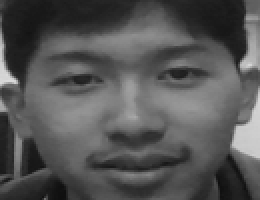
#> input picture datasets/Chaiyapong/1.png, 130 x 100 px (shown 2 times larger)
$ python face_rec.py
#> lines starting #> are read from the running program, lines starting #| are printed output that depends on the picture; after the words box and inside, x2 and y2 are one past the last pixel; in counts of white or black regions, pixels touching at a corner belong together
import cv2, sys, numpy, os

haar_file = 'haarcascade_frontalface_default.xml'
datasets = 'datasets'

print('Training...')
# Create a list of images and a list of corresponding names
(images, labels, names, id) = ([], [], {}, 0)
for (subdirs, dirs, files) in os.walk(datasets):
    for subdir in dirs:
        names[id] = subdir
        subjectpath = os.path.join(datasets, subdir)
        for filename in os.listdir(subjectpath):
            path = subjectpath + '/' + filename
            label = id
            images.append(cv2.imread(path, 0))
            labels.append(int(label))
        id += 1
#> id = 1
(width, height) = (130, 100)

# Create a Numpy array from the two lists above
(images, labels) = [numpy.array(lis) for lis in [images, labels]]

model = cv2.face.LBPHFaceRecognizer_create()
model.train(images, labels)

# use LBPHFace recognizer on camera frame
face_cascade = cv2.CascadeClassifier(haar_file)
webcam = cv2.VideoCapture(0)
while True:
    (_, im) = webcam.read()
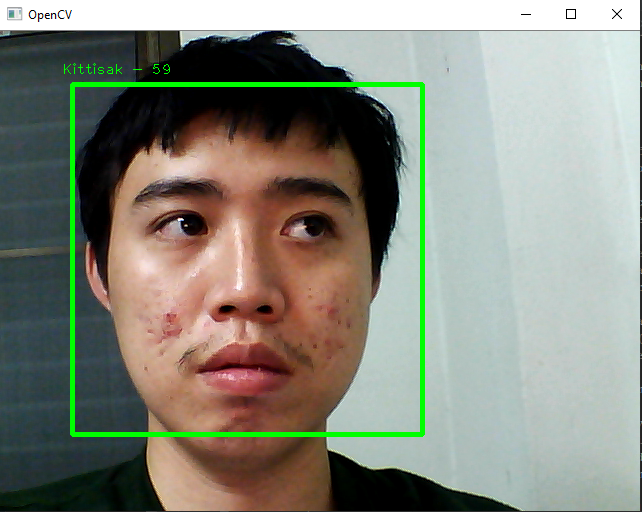
#> input picture จับภาพหน้า.PNG, 642 x 512 px, given in place of the camera
#> im is the input picture: shape (512, 642, 3); mean B, G, R 124.9, 136.7, 134.8
    gray = cv2.cvtColor(im, cv2.COLOR_BGR2GRAY)
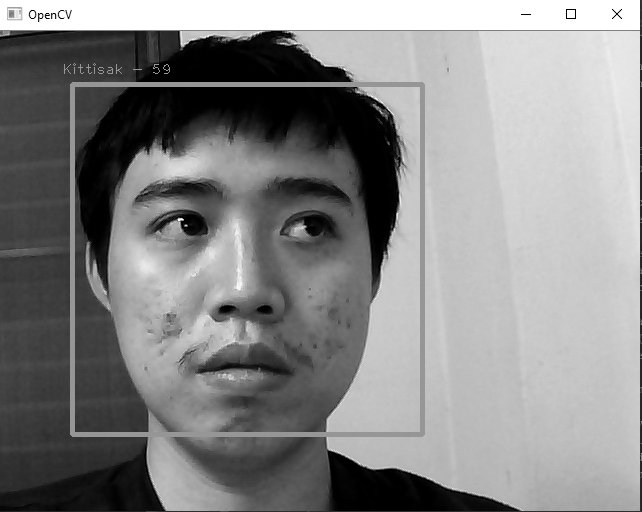
#> gray: shape (512, 642); min 0, max 255, mean 134.8
    faces = face_cascade.detectMultiScale(gray, 1.3, 5)
    for (x, y, w, h) in faces:
        cv2.rectangle(im, (x, y), (x + w, y + h), (255, 0, 0), 2)
        face = gray[y:y + h, x:x + w]
        face_resize = cv2.resize(face, (width, height))
        # Try to recognize the face
        prediction = model.predict(face_resize)
        cv2.rectangle(im, (x, y), (x + w, y + h), (0, 255, 0), 3)

        if prediction[1] < 100:

            cv2.putText(im, '%s - %.0f' % (names[prediction[0]], prediction[1]), (x - 10, y - 10),
                        cv2.FONT_HERSHEY_PLAIN, 1, (0, 255, 0))
        else:
            cv2.putText(im, 'Unknown', (x - 10, y - 10), cv2.FONT_HERSHEY_PLAIN, 1, (0, 255, 0))
#> this loop made 1 pass
#> pass 1, `face = gray[y:y + h, x:x + w]`:
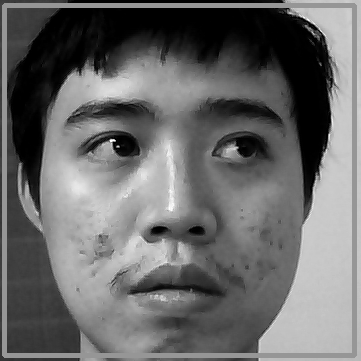
#> face: shape (361, 361); min 0, max 255, mean 105.9
#> pass 1, `face_resize = cv2.resize(face, (width, height))`:
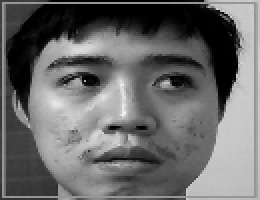
#> face_resize: shape (100, 130) (shown 2 times larger); min 0, max 244, mean 105.3
#> after the loop:
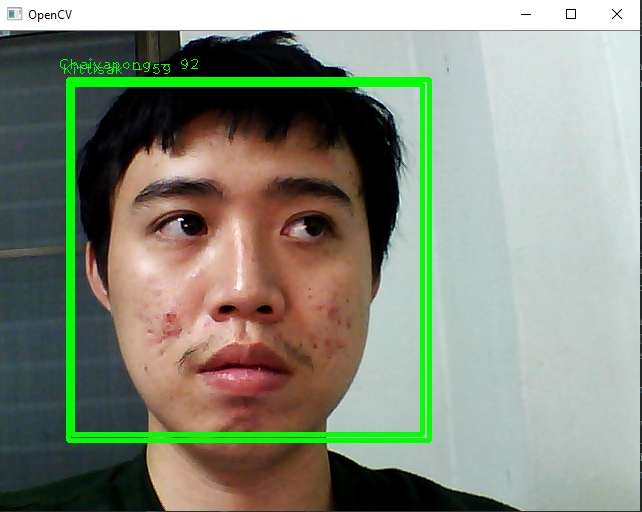
#> im: shape (512, 642, 3); 2.16% of pixels changed, all inside (x1, y1, x2, y2) = (60, 58, 432, 443)

    cv2.imshow('OpenCV', im)
    key = cv2.waitKey(10)
#> (key Esc is pressed here)
    if key == 27:
        break
